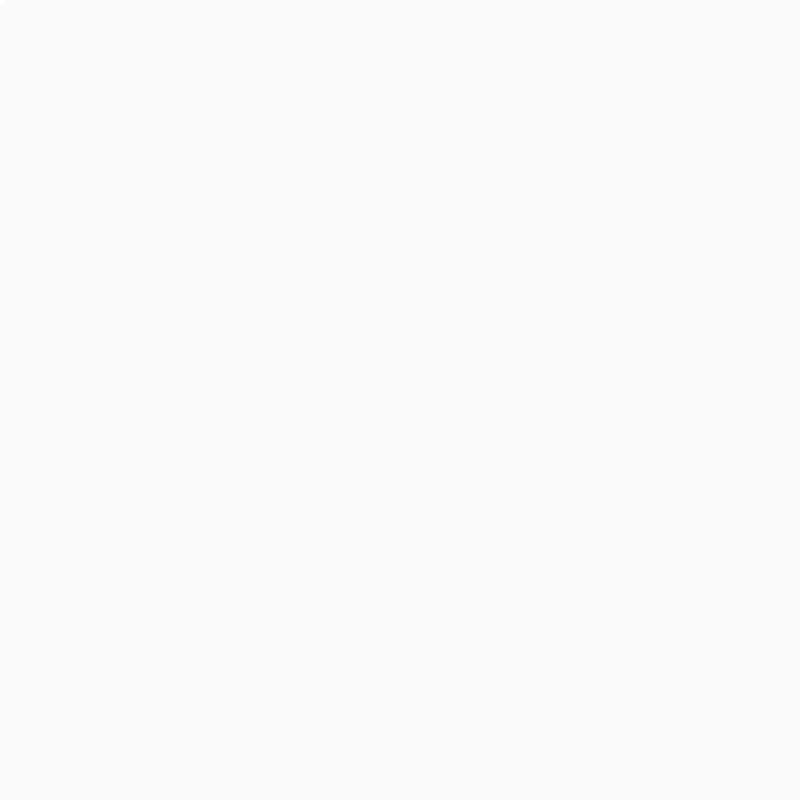
Frame 1 (no input)
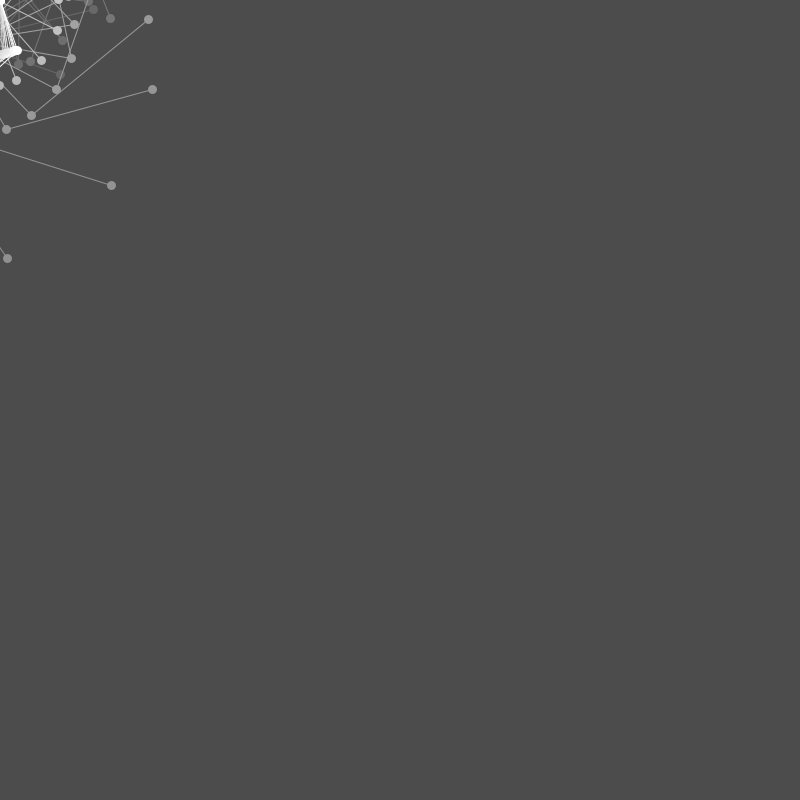
Frame 60 (the mouse pressed at the canvas centre just before this capture)
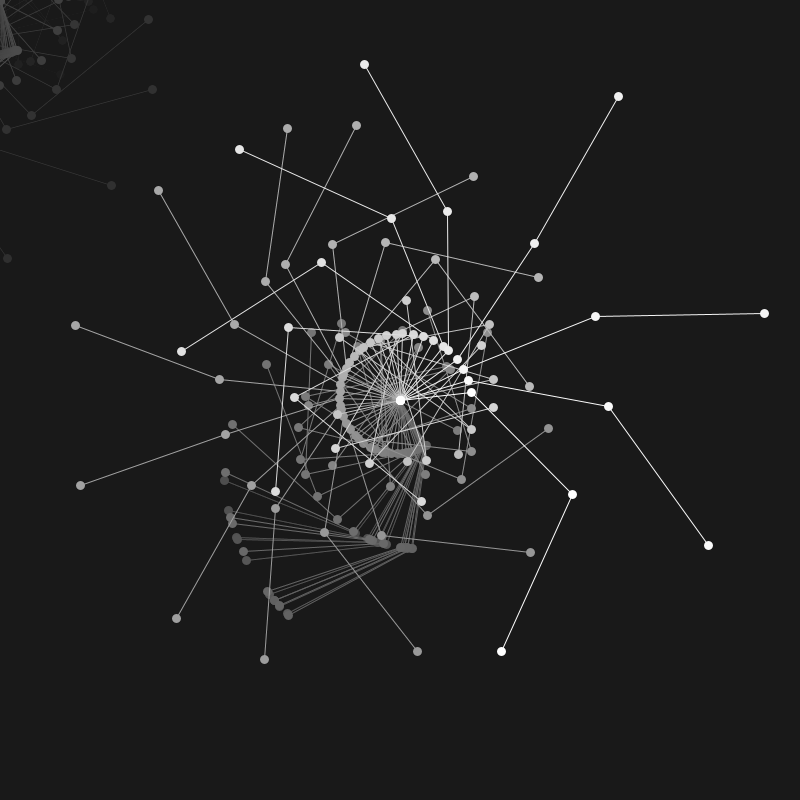
Frame 120 (the mouse held since frame 60 and released just before this capture)

The Processing sketch that drew these frames (run headless with seeded random() and noise(); from frame 60 on, the mouse is pressed at the canvas centre):

// Processing sketch: processing_152664
// ── processing_152664.pde


float xoff = 1.0;
float xincrement = 0.005; 

float a,b,c,d,e,f,g,h,i,j,k,l,o,p;
float speed = 2;

void setup()
{
  size(800, 800);
  background(255);


}
void draw(){
 stroke(0,0);
 fill(0, 5);
  rect(0,0,width,height);
  
  fill(255);
  stroke(255);
  strokeWeight(9);
  point(mouseX,mouseY);

 // Get a noise value based on xoff and scale it according to the window's width
  float n = noise(xoff)*100;
  float m = noise(xoff)*200;
  // With each cycle, increment xoff
  xoff += xincrement;
  
  
  pushMatrix();
  
  //first rotating line and dot
  
 translate(mouseX,mouseY);
 rotate(radians(n * 20  % 360)); //Rotate 360 around the above translation
 stroke(255);
 point(a,b);
 strokeWeight(1);
 line(0,0,a,b);
 
  //second rotating line and dot
 translate(a,b);
 rotate(radians(n * 50  % 360)); //Rotate 360 around the above translation
 stroke(255);
 point(0,0);
 point(0,0);
 strokeWeight(1);
 line(0,0,c,d);
 
 

 
   //3rd/4th rotating line and dot
 translate(c,d);
 rotate(radians(n * 50  % 360)); //Rotate 360 around the above translation
 stroke(255);
 strokeWeight(9);
 point(0,0);
 point(e,f);
 strokeWeight(1);

 line(0,0,e,f);
 
  
 popMatrix();
 a= n ;
 b= n ;
 c= m ;
 d= m ;
 e = n+30;
 f = m+50;
 g= m +50;
 h = m+80;
 
}
